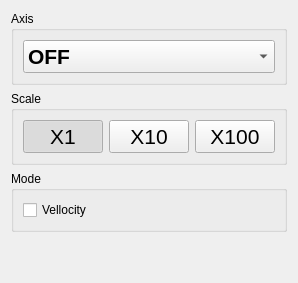
             <widget class="QWidget" name="tab_5">
              <attribute name="title">
               <string>Whell</string>
              </attribute>
              <layout class="QGridLayout" name="gridLayout_6">
               <item row="3" column="0">
                <spacer name="verticalSpacer_6">
                 <property name="orientation">
                  <enum>Qt::Vertical</enum>
                 </property>
                 <property name="sizeHint" stdset="0">
                  <size>
                   <width>20</width>
                   <height>40</height>
                  </size>
                 </property>
                </spacer>
               </item>
               <item row="2" column="0" colspan="2">
                <widget class="QGroupBox" name="gbVmodeWhell">
                 <property name="title">
                  <string>Mode</string>
                 </property>
                 <layout class="QGridLayout" name="gridLayout_26">
                  <item row="0" column="0">
                   <widget class="QCheckBox" name="rbWhellVMode">
                    <property name="mouseTracking">
                     <bool>false</bool>
                    </property>
                    <property name="focusPolicy">
                     <enum>Qt::NoFocus</enum>
                    </property>
                    <property name="text">
                     <string>Vellocity</string>
                    </property>
                   </widget>
                  </item>
                 </layout>
                </widget>
               </item>
               <item row="0" column="0" colspan="2">
                <widget class="QGroupBox" name="gbAxisWhell">
                 <property name="title">
                  <string>Axis</string>
                 </property>
                 <layout class="QGridLayout" name="gridLayout_27">
                  <item row="0" column="0">
                   <widget class="QComboBox" name="comboBoxWhellAxis">
                    <property name="font">
                     <font>
                      <pointsize>16</pointsize>
                      <weight>75</weight>
                      <bold>true</bold>
                     </font>
                    </property>
                    <property name="focusPolicy">
                     <enum>Qt::NoFocus</enum>
                    </property>
                    <property name="toolTip">
                     <string notr="true"/>
                    </property>
                    <item>
                     <property name="text">
                      <string>OFF</string>
                     </property>
                    </item>
                    <item>
                     <property name="text">
                      <string>X</string>
                     </property>
                    </item>
                    <item>
                     <property name="text">
                      <string>Y</string>
                     </property>
                    </item>
                    <item>
                     <property name="text">
                      <string>Z</string>
                     </property>
                    </item>
                    <item>
                     <property name="text">
                      <string>A</string>
                     </property>
                    </item>
                    <item>
                     <property name="text">
                      <string>B</string>
                     </property>
                    </item>
                   </widget>
                  </item>
                 </layout>
                </widget>
               </item>
               <item row="1" column="0" colspan="2">
                <widget class="QGroupBox" name="gbXWhell">
                 <property name="title">
                  <string>Scale</string>
                 </property>
                 <layout class="QGridLayout" name="gridLayout_25">
                  <item row="0" column="2">
                   <widget class="QPushButton" name="pbWhellX100">
                    <property name="font">
                     <font>
                      <pointsize>16</pointsize>
                     </font>
                    </property>
                    <property name="text">
                     <string notr="true">X100</string>
                    </property>
                    <property name="checkable">
                     <bool>true</bool>
                    </property>
                    <property name="autoExclusive">
                     <bool>true</bool>
                    </property>
                    <attribute name="buttonGroup">
                     <string notr="true">buttonGroupWhellX</string>
                    </attribute>
                   </widget>
                  </item>
                  <item row="0" column="0">
                   <widget class="QPushButton" name="pbWhellX1">
                    <property name="font">
                     <font>
                      <pointsize>16</pointsize>
                     </font>
                    </property>
                    <property name="text">
                     <string notr="true">X1</string>
                    </property>
                    <property name="checkable">
                     <bool>true</bool>
                    </property>
                    <property name="checked">
                     <bool>true</bool>
                    </property>
                    <property name="autoExclusive">
                     <bool>true</bool>
                    </property>
                    <attribute name="buttonGroup">
                     <string notr="true">buttonGroupWhellX</string>
                    </attribute>
                   </widget>
                  </item>
                  <item row="0" column="1">
                   <widget class="QPushButton" name="pbWhellX10">
                    <property name="font">
                     <font>
                      <pointsize>16</pointsize>
                     </font>
                    </property>
                    <property name="text">
                     <string notr="true">X10</string>
                    </property>
                    <property name="checkable">
                     <bool>true</bool>
                    </property>
                    <property name="autoExclusive">
                     <bool>true</bool>
                    </property>
                    <attribute name="buttonGroup">
                     <string notr="true">buttonGroupWhellX</string>
                    </attribute>
                   </widget>
                  </item>
                 </layout>
                </widget>
               </item>
              </layout>
             </widget>
